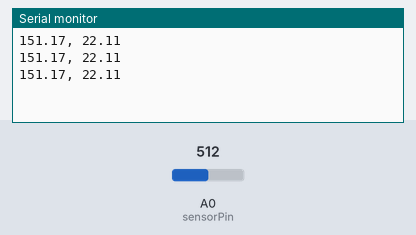
Recording of a sketch running on a simulated Arduino Uno, built with avr-gcc and run on an emulated ATmega328P. Parts: the last lines printed to the serial monitor. Inputs (shaded band) come from the test bench; at power-on: A0 (sensorPin) = 512.

Above: at 1.3 s.
1.4 s: A0 (sensorPin) set to 716
At 1.9 s:
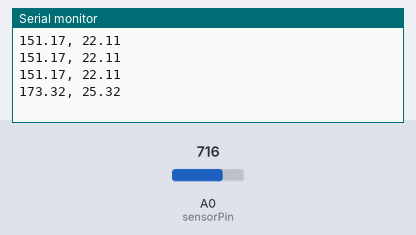
2.9 s: A0 (sensorPin) set to 900
At 3.4 s:
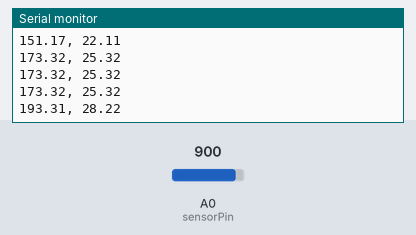
Timing chart, 0 to 5.9 s (numbered marks = the images above; inputs shaded):
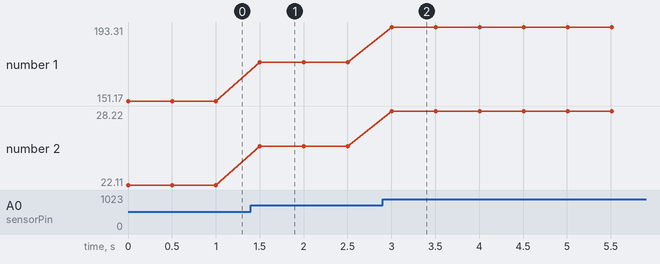

Measured:
- after the input at 1.4 s, the serial monitor: prints a new line after 0.10 s (image 1)
- after the input at 2.9 s, the serial monitor: prints a new line after 0.10 s (image 2)
- plotted number 1: 151.17 → 173.32 after the input at 1.4 s, 173.32 → 193.31 after the input at 2.9 s
- plotted number 2: 22.11 → 25.32 after the input at 1.4 s, 25.32 → 28.22 after the input at 2.9 s

The sketch:

Pruebas_Ductos.ino
```cpp
const int sensorPin = A0;    // seleccionar la entrada para el sensor
float sensorValue;       // variable que almacena el valor raw (0 a 1023)
float psi;
float kpa;
#define OFFSET 0;

void setup()
{
   Serial.begin(9600);
}

void loop()
{
   sensorValue = analogRead(sensorPin);   // realizar la lectura
   psi=14.69+((0.01574889)*sensorValue)-(0.644444444);
   kpa=100+((0.10861301)*sensorValue)-4.44444444444;
   Serial.print(String(kpa)+", ");
   Serial.println(String(psi));
   delay(500);
}
```
